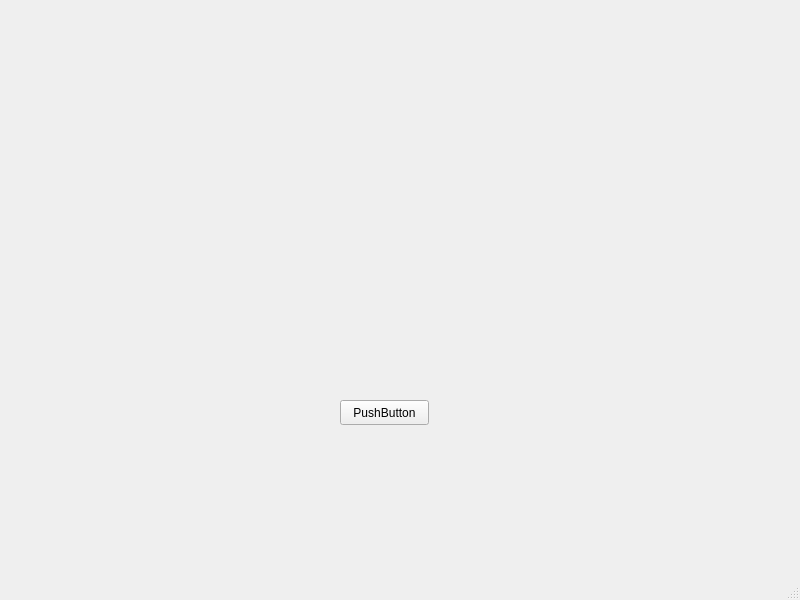
<?xml version="1.0" encoding="UTF-8"?>
<ui version="4.0">
 <class>MainWindow</class>
 <widget class="QMainWindow" name="MainWindow">
  <property name="geometry">
   <rect>
    <x>0</x>
    <y>0</y>
    <width>800</width>
    <height>600</height>
   </rect>
  </property>
  <property name="windowTitle">
   <string>MainWindow</string>
  </property>
  <widget class="QWidget" name="centralwidget">
   <widget class="QPushButton" name="procBtn">
    <property name="geometry">
     <rect>
      <x>340</x>
      <y>400</y>
      <width>89</width>
      <height>25</height>
     </rect>
    </property>
    <property name="text">
     <string>PushButton</string>
    </property>
   </widget>
  </widget>
  <widget class="QMenuBar" name="menubar">
   <property name="geometry">
    <rect>
     <x>0</x>
     <y>0</y>
     <width>800</width>
     <height>22</height>
    </rect>
   </property>
  </widget>
  <widget class="QStatusBar" name="statusbar"/>
 </widget>
 <resources/>
 <connections/>
</ui>
